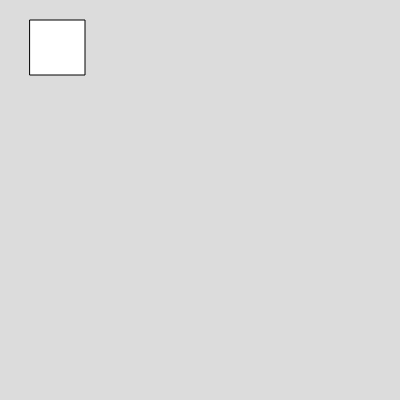
Frame 1 (no input)
Frame 60 (no input): identical to frame 1, image omitted
Frame 120 (the mouse pressed at the canvas centre since frame 60): identical to frame 1, image omitted

The p5.js sketch that drew this single still picture (run headless with seeded random() and noise() and a simulated clock; from frame 60 on, the mouse is pressed at the canvas centre):

// p5.js sketch
// ── sketch.js
function setup() {
  createCanvas(400, 400);
}

function draw() {
  background(220);
  rect(30, 20, 55, 55);
}
